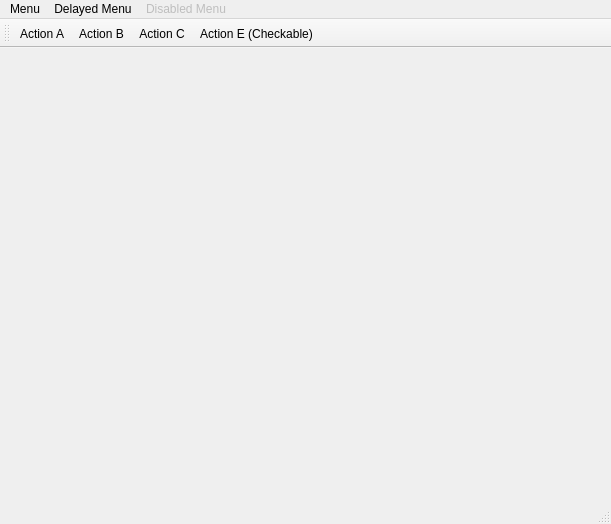
<?xml version="1.0" encoding="UTF-8"?>
<ui version="4.0">
 <class>MainWindow</class>
 <widget class="QMainWindow" name="MainWindow">
  <property name="enabled">
   <bool>true</bool>
  </property>
  <property name="geometry">
   <rect>
    <x>0</x>
    <y>0</y>
    <width>611</width>
    <height>524</height>
   </rect>
  </property>
  <property name="windowTitle">
   <string>MainWindow</string>
  </property>
  <property name="toolTip">
   <string>toolTip</string>
  </property>
  <widget class="QWidget" name="centralwidget">
   <layout class="QGridLayout" name="gridLayout_7"/>
  </widget>
  <widget class="QStatusBar" name="statusbar">
   <property name="enabled">
    <bool>true</bool>
   </property>
   <property name="toolTip">
    <string/>
   </property>
  </widget>
  <widget class="QMenuBar" name="menubar">
   <property name="geometry">
    <rect>
     <x>0</x>
     <y>0</y>
     <width>611</width>
     <height>26</height>
    </rect>
   </property>
   <widget class="QMenu" name="menuMenu">
    <property name="title">
     <string>Menu</string>
    </property>
    <widget class="QMenu" name="menuMenuSub">
     <property name="title">
      <string>Submenu</string>
     </property>
     <addaction name="action1"/>
     <addaction name="action2"/>
     <addaction name="action3"/>
    </widget>
    <addaction name="actionA"/>
    <addaction name="actionB"/>
    <addaction name="actionC"/>
    <addaction name="menuMenuSub"/>
    <addaction name="actionD"/>
    <addaction name="actionE"/>
    <addaction name="actionF"/>
   </widget>
   <widget class="QMenu" name="menuMenuDelayed">
    <property name="title">
     <string>Delayed Menu</string>
    </property>
    <addaction name="actionActionDelayedA"/>
   </widget>
   <widget class="QMenu" name="menuMenu_Disabled">
    <property name="enabled">
     <bool>false</bool>
    </property>
    <property name="title">
     <string>Disabled Menu</string>
    </property>
    <addaction name="actionAction_Disabled"/>
   </widget>
   <addaction name="menuMenu"/>
   <addaction name="menuMenuDelayed"/>
   <addaction name="menuMenu_Disabled"/>
  </widget>
  <widget class="QToolBar" name="toolBar">
   <property name="windowTitle">
    <string>toolBar</string>
   </property>
   <attribute name="toolBarArea">
    <enum>TopToolBarArea</enum>
   </attribute>
   <attribute name="toolBarBreak">
    <bool>false</bool>
   </attribute>
   <addaction name="actionA"/>
   <addaction name="actionB"/>
   <addaction name="actionC"/>
   <addaction name="actionE"/>
  </widget>
  <action name="actionA">
   <property name="text">
    <string>Action A</string>
   </property>
   <property name="iconVisibleInMenu">
    <bool>true</bool>
   </property>
  </action>
  <action name="action1">
   <property name="text">
    <string>Submenu Action 1</string>
   </property>
   <property name="toolTip">
    <string>Action A Sub</string>
   </property>
  </action>
  <action name="action2">
   <property name="text">
    <string>Submenu Action 2</string>
   </property>
  </action>
  <action name="actionActionDelayedA">
   <property name="text">
    <string>Delayed Menu Action</string>
   </property>
   <property name="toolTip">
    <string>Action Delayed A</string>
   </property>
  </action>
  <action name="actionActionDelayedSubA">
   <property name="enabled">
    <bool>true</bool>
   </property>
   <property name="text">
    <string>Action Delayed Sub A</string>
   </property>
   <property name="toolTip">
    <string>Action Delayed Sub A</string>
   </property>
  </action>
  <action name="actionActionCheckableA">
   <property name="checkable">
    <bool>true</bool>
   </property>
   <property name="text">
    <string>Action Checkable A</string>
   </property>
   <property name="toolTip">
    <string>Action Checkable A</string>
   </property>
  </action>
  <action name="actionActionCheckableSubAChecked">
   <property name="checkable">
    <bool>true</bool>
   </property>
   <property name="checked">
    <bool>true</bool>
   </property>
   <property name="text">
    <string>Action Checkable Sub A Checked</string>
   </property>
   <property name="toolTip">
    <string>Action Checkable Sub A Checked</string>
   </property>
  </action>
  <action name="actionActionCheckableSubAUnchecked">
   <property name="checkable">
    <bool>true</bool>
   </property>
   <property name="text">
    <string>Action Checkable Sub A Unchecked</string>
   </property>
   <property name="toolTip">
    <string>Action Checkable Sub A Unchecked</string>
   </property>
  </action>
  <action name="actionNewB">
   <property name="text">
    <string>New B</string>
   </property>
  </action>
  <action name="actionNewC">
   <property name="text">
    <string>New C</string>
   </property>
  </action>
  <action name="actionNewD">
   <property name="text">
    <string>New D</string>
   </property>
  </action>
  <action name="actionNewE">
   <property name="text">
    <string>New E</string>
   </property>
  </action>
  <action name="actionB">
   <property name="text">
    <string>Action B</string>
   </property>
  </action>
  <action name="actionC">
   <property name="text">
    <string>Action C</string>
   </property>
  </action>
  <action name="actionD">
   <property name="enabled">
    <bool>false</bool>
   </property>
   <property name="text">
    <string>Action D (Disabled)</string>
   </property>
  </action>
  <action name="actionAction_Disabled">
   <property name="enabled">
    <bool>false</bool>
   </property>
   <property name="text">
    <string>Action Menu Disabled</string>
   </property>
  </action>
  <action name="action3">
   <property name="text">
    <string>Submenu Action 3</string>
   </property>
  </action>
  <action name="actionE">
   <property name="checkable">
    <bool>false</bool>
   </property>
   <property name="text">
    <string>Action E (Checkable)</string>
   </property>
   <property name="iconVisibleInMenu">
    <bool>true</bool>
   </property>
  </action>
  <action name="actionF">
   <property name="checkable">
    <bool>true</bool>
   </property>
   <property name="checked">
    <bool>true</bool>
   </property>
   <property name="text">
    <string>Action F (Checkable)</string>
   </property>
  </action>
  <action name="actionAction_G">
   <property name="text">
    <string>Action G</string>
   </property>
  </action>
 </widget>
 <resources/>
 <connections/>
</ui>
